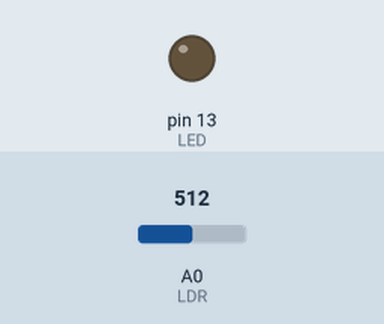
This sketch was run on a simulated Arduino Uno, built with avr-gcc and run on an emulated ATmega328P. Shown: output pins drawn as LEDs (lit = HIGH). The inputs (shaded band) are chosen by the test bench; at power-on: A0 (LDR) = 512.

Above: at 1.2 s.
1.3 s: A0 (LDR) set to 492
At 1.6 s:
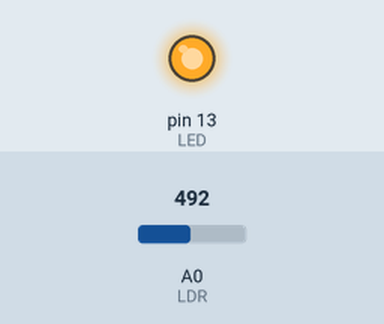
2.8 s: A0 (LDR) set to 510
At 4.0 s:
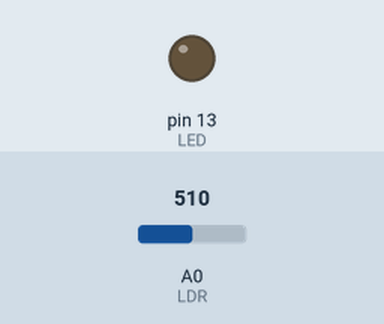
4.3 s: A0 (LDR) set to 490
At 5.1 s:
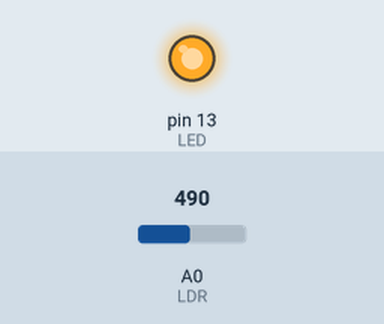
Timing chart, 0 to 7.3 s (numbered marks = the images above; inputs shaded):
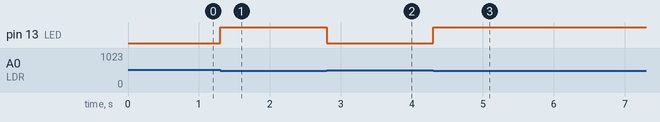

The sketch:

ldr-five.ino
```cpp
int LDR = A0;
int LED = 13;
void setup() {
  pinMode(LED, OUTPUT);
  pinMode(LDR, INPUT);
}
void loop() {
  int nilaiLDR = analogRead(LDR);
  if (nilaiLDR < 500) { // Jika ruangan gelap
    digitalWrite(LED, HIGH); // Nyalakan LED
  } else {
    digitalWrite(LED, LOW); // Matikan LED
  }
}
```

Measured:
- the behaviour switches between 500 and 499 on A0 (LDR) (found by bisection; images 0 and 1)
- after the input at 1.3 s, pin 13 (LED): LOW → HIGH at once
- after the input at 2.8 s, pin 13 (LED): HIGH → LOW at once
- after the input at 4.3 s, pin 13 (LED): LOW → HIGH at once
